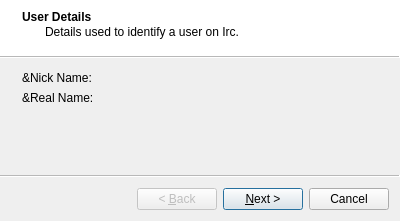
<?xml version="1.0" encoding="UTF-8"?>
<ui version="4.0">
 <class>CWizardIrcConnection</class>
 <widget class="QWizard" name="CWizardIrcConnection">
  <property name="geometry">
   <rect>
    <x>0</x>
    <y>0</y>
    <width>400</width>
    <height>221</height>
   </rect>
  </property>
  <property name="windowTitle">
   <string>Add IRC Connection</string>
  </property>
  <property name="windowIcon">
   <iconset resource="../Resource.qrc">
    <normaloff>:/Resource/Network/Connect.png</normaloff>:/Resource/Network/Connect.png</iconset>
  </property>
  <property name="wizardStyle">
   <enum>QWizard::AeroStyle</enum>
  </property>
  <property name="options">
   <set>QWizard::HelpButtonOnRight</set>
  </property>
  <widget class="QWizardPage" name="wizardPageUser">
   <property name="title">
    <string>User Details</string>
   </property>
   <property name="subTitle">
    <string>Details used to identify a user on Irc.</string>
   </property>
   <layout class="QFormLayout" name="formLayout">
    <item row="0" column="0">
     <widget class="QLabel" name="labelNick">
      <property name="text">
       <string>&amp;Nick Name: </string>
      </property>
     </widget>
    </item>
    <item row="0" column="1">
     <layout class="QHBoxLayout" name="horizontalLayoutNick"/>
    </item>
    <item row="1" column="0">
     <widget class="QLabel" name="labelReal">
      <property name="text">
       <string>&amp;Real Name:</string>
      </property>
     </widget>
    </item>
    <item row="1" column="1">
     <layout class="QHBoxLayout" name="horizontalLayoutReal"/>
    </item>
   </layout>
  </widget>
  <widget class="QWizardPage" name="wizardPageServer">
   <property name="title">
    <string>Server Details</string>
   </property>
   <property name="subTitle">
    <string>Details used to connect to Irc.</string>
   </property>
   <layout class="QGridLayout" name="gridLayout">
    <item row="0" column="0">
     <widget class="QLabel" name="labelHost">
      <property name="text">
       <string>Host:</string>
      </property>
     </widget>
    </item>
    <item row="0" column="1" colspan="2">
     <layout class="QHBoxLayout" name="horizontalLayoutHost"/>
    </item>
    <item row="1" column="0">
     <widget class="QLabel" name="labelPort">
      <property name="text">
       <string>Port:</string>
      </property>
     </widget>
    </item>
    <item row="1" column="1">
     <widget class="QSpinBox" name="spinBoxPort">
      <property name="sizePolicy">
       <sizepolicy hsizetype="MinimumExpanding" vsizetype="Fixed">
        <horstretch>0</horstretch>
        <verstretch>0</verstretch>
       </sizepolicy>
      </property>
      <property name="minimum">
       <number>1024</number>
      </property>
      <property name="maximum">
       <number>65535</number>
      </property>
      <property name="value">
       <number>6667</number>
      </property>
     </widget>
    </item>
    <item row="3" column="0">
     <widget class="QLabel" name="labelPassword">
      <property name="text">
       <string>Password:</string>
      </property>
     </widget>
    </item>
    <item row="3" column="1" colspan="2">
     <widget class="QLineEdit" name="lineEditPassword">
      <property name="echoMode">
       <enum>QLineEdit::PasswordEchoOnEdit</enum>
      </property>
     </widget>
    </item>
    <item row="1" column="2">
     <widget class="QCheckBox" name="checkBoxSecure">
      <property name="text">
       <string>Secure</string>
      </property>
     </widget>
    </item>
    <item row="4" column="0">
     <spacer name="verticalSpacer">
      <property name="orientation">
       <enum>Qt::Vertical</enum>
      </property>
      <property name="sizeHint" stdset="0">
       <size>
        <width>20</width>
        <height>40</height>
       </size>
      </property>
     </spacer>
    </item>
    <item row="2" column="0">
     <widget class="QLabel" name="labelUser">
      <property name="text">
       <string>User Name:</string>
      </property>
     </widget>
    </item>
    <item row="2" column="1" colspan="2">
     <layout class="QHBoxLayout" name="horizontalLayoutUserName"/>
    </item>
   </layout>
  </widget>
  <widget class="QWizardPage" name="wizardPageConnectionName">
   <property name="title">
    <string>Connection Name</string>
   </property>
   <property name="subTitle">
    <string>An optional name for the connection.</string>
   </property>
   <layout class="QFormLayout" name="formLayout_2">
    <item row="0" column="0">
     <widget class="QLabel" name="labelConnectionName">
      <property name="text">
       <string>Name:</string>
      </property>
     </widget>
    </item>
    <item row="0" column="1">
     <layout class="QHBoxLayout" name="horizontalLayoutConnectionName"/>
    </item>
   </layout>
  </widget>
 </widget>
 <resources>
  <include location="../Resource.qrc"/>
 </resources>
 <connections/>
</ui>
